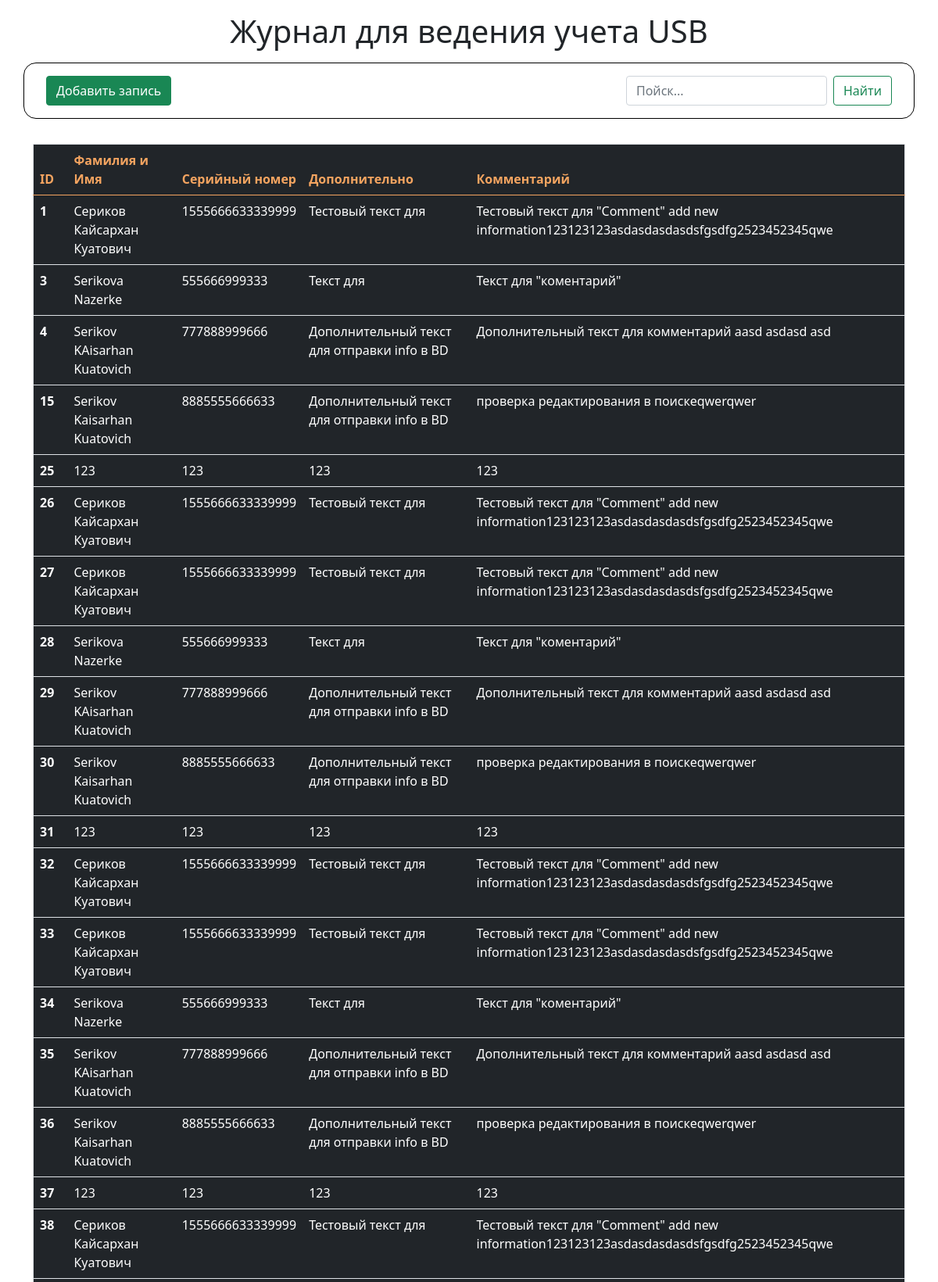
Screenshot of /search.php (upper part) with the database file from the repository.
### tables this page shows
CREATE TABLE `jurnarelements` (
  `id` int UNSIGNED NOT NULL,
  `faim` varchar(255) NOT NULL,
  `serial` varchar(255) NOT NULL,
  `additionally` text,
  `comment` text
);

### search.php (the view, shortened to what this page needs)
<?php
require_once 'config/db.php';
?>
<!doctype html>
<html lang="en">
<head>
    <link href="https://cdn.jsdelivr.net/npm/bootstrap@5.0.0-beta2/dist/css/bootstrap.min.css" rel="stylesheet">
    <link  href="/css/dist/style.css" rel="stylesheet">
</head>
<body>
<section class="form_add_elemets">
    <h1 class="Title_name">Журнал для ведения учета USB</h1>
    <div class="container form_buttons">
        <div class="add_del">
            <button type="button" class="btn btn-success" id="myInput" data-bs-toggle="modal" data-bs-target="#myModal" data-bs-whatever="@mdo">Добавить запись</button>
        </div>
            <div class="search">
                <form class="d-flex" method="get" action="adrc/searchLogic.php" id="search">
                    <input class="form-control me-2" type="search" name="search" placeholder="Пойск..." aria-label="Search">
                    <button type="submit" class="btn btn-outline-success">Найти</button>
                </form>
            </div>
    </div>
</section>
<section>
    <div class="container">
        <table class="table table-dark table-hover border">
            <thead>
            <tr>
                <th scope="col">ID</th>
                <th scope="col">Фамилия и Имя</th>
                <th scope="col">Серийный номер</th>
                <th scope="col">Дополнительно</th>
                <th scope="col">Комментарий</th>
            </tr>
            </thead>
            <tbody>
            <?php
            $jurnalTables = mysqli_query($connect, "SELECT * FROM `jurnarelements`");
            $jurnalTables = mysqli_fetch_all($jurnalTables);
            foreach ($jurnalTables as $jurnalTable ) {
                ?>
                <tr>
                    <th scope="row"><?= $jurnalTable[0]?></th>
                    <td><?= $jurnalTable[1]?></td>
                    <td><?= $jurnalTable[2]?></td>
                    <td><?= $jurnalTable[3]?></td>
                    <td><?= $jurnalTable[4]?></td>
                </tr>
                <?php
            }
            ?>
            </tbody>
        </table>
    </div>
</section>
</body>
</html>

### rows the page displays
jurnarelements: id "1", faim "Сериков Кайсархан Куатович", serial "1555666633339999", additionally "Тестовый текст для", comment "Тестовый текст для \"Comment\" add new information123123123asdasdasdasdsfgsdfg2523452345qwe"
jurnarelements: id "3", faim "Serikova Nazerke", serial "555666999333", additionally "Текст для", comment "Текст для \"коментарий\""
jurnarelements: id "4", faim "Serikov KAisarhan Kuatovich", serial "777888999666", additionally "Дополнительный текст для отправки info в BD", comment "Дополнительный текст для комментарий aasd asdasd asd"
jurnarelements: id "15", faim "Serikov Kaisarhan Kuatovich", serial "8885555666633", additionally "Дополнительный текст для отправки info в BD", comment "проверка редактирования в поискеqwerqwer"
jurnarelements: id "25", faim "123", serial "123", additionally "123", comment "123"
jurnarelements: id "26", faim "Сериков Кайсархан Куатович", serial "1555666633339999", additionally "Тестовый текст для", comment "Тестовый текст для \"Comment\" add new information123123123asdasdasdasdsfgsdfg2523452345qwe"
jurnarelements: id "27", faim "Сериков Кайсархан Куатович", serial "1555666633339999", additionally "Тестовый текст для", comment "Тестовый текст для \"Comment\" add new information123123123asdasdasdasdsfgsdfg2523452345qwe"
jurnarelements: id "28", faim "Serikova Nazerke", serial "555666999333", additionally "Текст для", comment "Текст для \"коментарий\""
jurnarelements: id "29", faim "Serikov KAisarhan Kuatovich", serial "777888999666", additionally "Дополнительный текст для отправки info в BD", comment "Дополнительный текст для комментарий aasd asdasd asd"
jurnarelements: id "30", faim "Serikov Kaisarhan Kuatovich", serial "8885555666633", additionally "Дополнительный текст для отправки info в BD", comment "проверка редактирования в поискеqwerqwer"
jurnarelements: id "31", faim "123", serial "123", additionally "123", comment "123"
jurnarelements: id "32", faim "Сериков Кайсархан Куатович", serial "1555666633339999", additionally "Тестовый текст для", comment "Тестовый текст для \"Comment\" add new information123123123asdasdasdasdsfgsdfg2523452345qwe"
jurnarelements: id "33", faim "Сериков Кайсархан Куатович", serial "1555666633339999", additionally "Тестовый текст для", comment "Тестовый текст для \"Comment\" add new information123123123asdasdasdasdsfgsdfg2523452345qwe"
jurnarelements: id "34", faim "Serikova Nazerke", serial "555666999333", additionally "Текст для", comment "Текст для \"коментарий\""
jurnarelements: id "35", faim "Serikov KAisarhan Kuatovich", serial "777888999666", additionally "Дополнительный текст для отправки info в BD", comment "Дополнительный текст для комментарий aasd asdasd asd"
jurnarelements: id "36", faim "Serikov Kaisarhan Kuatovich", serial "8885555666633", additionally "Дополнительный текст для отправки info в BD", comment "проверка редактирования в поискеqwerqwer"
jurnarelements: id "37", faim "123", serial "123", additionally "123", comment "123"
jurnarelements: id "38", faim "Сериков Кайсархан Куатович", serial "1555666633339999", additionally "Тестовый текст для", comment "Тестовый текст для \"Comment\" add new information123123123asdasdasdasdsfgsdfg2523452345qwe"
